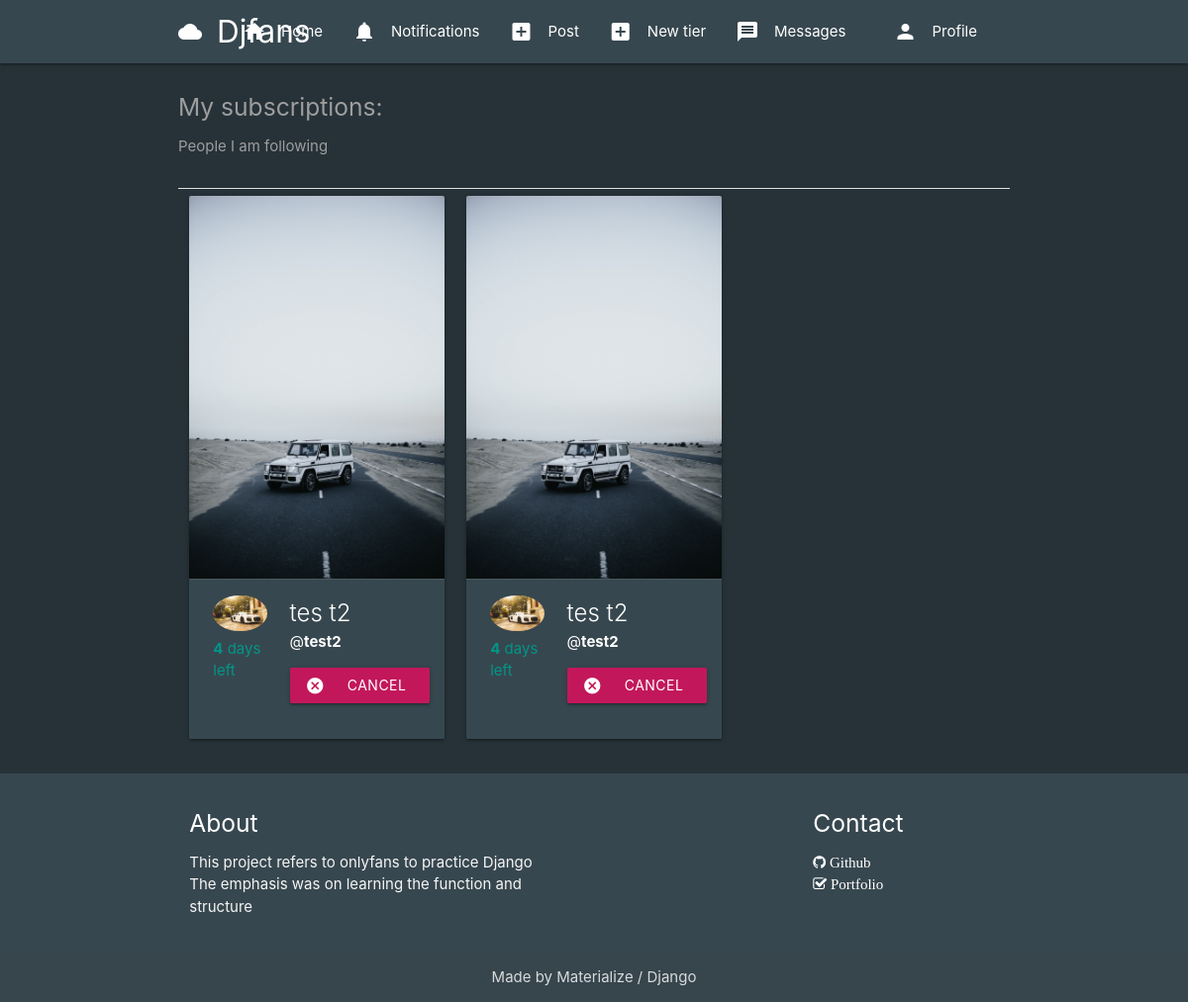
Before: /sub/myfollows/ (signed in) with the older database file.
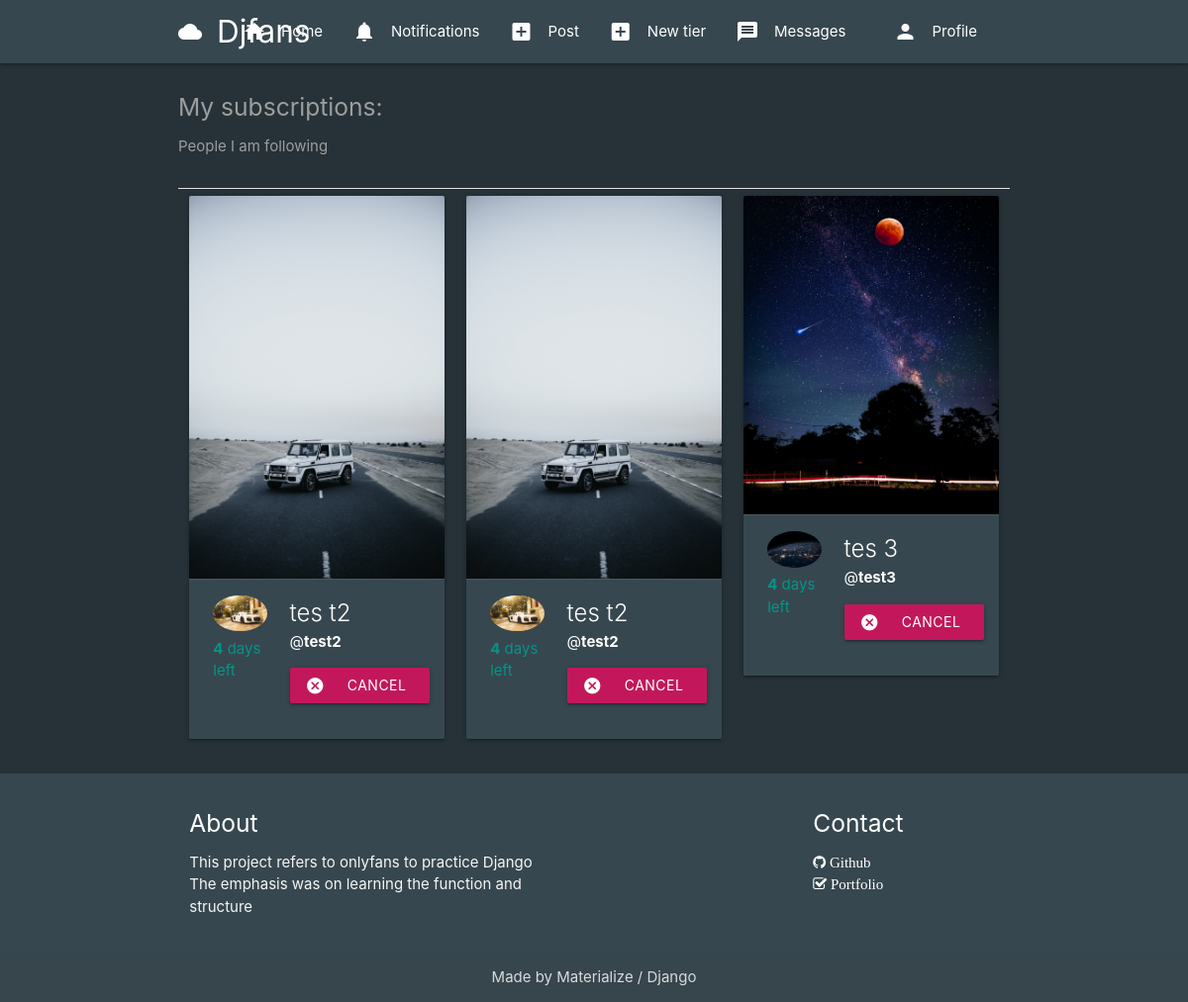
After: the same page with the newer database file.
### tier/models.py (models this page shows, shortened)
class Subscription(models.Model):
    subscriber = models.ForeignKey(
        User, on_delete=models.CASCADE, related_name='subscriber')
    subscribed = models.ForeignKey(
        User, on_delete=models.CASCADE, related_name='subscribed')
    tier = models.ForeignKey(
        Tier, on_delete=models.CASCADE, related_name='tier')
    date = models.DateTimeField(auto_now_add=True)
    expired = models.BooleanField(default=False)

### authy/models.py (models this page shows, shortened)
class Profile(models.Model):
    user = models.OneToOneField(
        User, on_delete=models.CASCADE, related_name='profile')
    location = models.CharField(max_length=50, null=True, blank=True)
    url = models.CharField(max_length=80, null=True, blank=True)
    profile_info = models.TextField(max_length=150, null=True, blank=True)
    created = models.DateField(auto_now_add=True)
    picture = models.ImageField(
        upload_to=user_directory_path_profile, blank=True, null=True, verbose_name='Picture')
    banner = models.ImageField(
        upload_to=user_directory_path_banner, blank=True, null=True, verbose_name='Banner')

### tier/views.py (the view)
# urls.py: path('myfollows/', FollowingList, name='myfollows'),
def FollowingList(request):
    my_follows = Subscription.objects.filter(subscriber=request.user)
    for follows in my_follows:
        if follows.expired != True:
            end_date = datetime.now() - timedelta(days=30)
            remaining = follows.date.replace(
                tzinfo=None) - end_date.replace(tzinfo=None)
            days_left = remaining.days
            follows.date = days_left
    context = {
        'my_follows': my_follows
    }
    return render(request, 'following_list.html', context)

### authy/views.py (called while the page is built)
def SideNavInfo(request):
    user = request.user
    nav_profile = None
    fans = None
    follows = None
    if user.is_authenticated:
        nav_profile = Profile.objects.get(user=user)
        fans = Subscription.objects.filter(subscribed=user).count()
        follows = Subscription.objects.filter(subscriber=user).count()
    return {'nav_profile': nav_profile, 'fans': fans, 'follows': follows}

### djfans/templates/following_list.html (shortened to what this page needs)
{% extends 'base.html' %}
{% load static %}
{% block content %}
<div class="section grey-text">
  <h5>My subscriptions:</h5>
  <p>People I am following</p>
</div>
<div class="divider"></div>
{% for person in my_follows %}
    <div class="col s12 m4 ">
              <div class="card blue-grey darken-3 white-text">
                <div class="card-image">
                {% if person.subscribed.profile.banner %}
                    <img src="{{ person.subscribed.profile.banner.url }}">
                  {% else %}
                    <img src="{% static 'img/no_banner.jpg' %}">
                  {% endif %}
                </div>
                <div class="card-action">
                    <div class="row">
                        <div class="col s4">
                        {% if person.subscribed.profile.picture %}
                            <img src="{{ person.subscribed.profile.picture.url }}" class="circle responsive-img">
                          {% else %}
                            <img src="{% static 'img/no_avatar.jpg' %}" class="circle responsive-img">
                          {% endif %}
                          {% if person.expired == True %}
                            <span class="red-text">Expired</span>
                          {% else %}
                            <span class="teal-text accent-4"><b>{{ person.date }}</b> days left</span>
                          {% endif %}
                        </div>
                        <div class="col s8">
                            <span class="card-title">
                                {{ person.subscribed.first_name }} {{ person.subscribed.last_name }}
                            </span>
                            <br>
                            <span>@<b>{{ person.subscribed.username }}</b></span>
                            {% if person.expired == True %}
                                <a class="waves-effect waves-light btn blue-grey lighten-1"><i class="material-icons left">autorenew</i>Renew subscription</a>
                            {% else %}
                                <a class="waves-effect waves-light btn pink darken-2"><i class="material-icons left">cancel</i>Cancel subscription</a>
                            {% endif %}
                        </div>
                    </div>
                </div>
              </div>
    </div>
{% endfor %}
{% endblock %}

### djfans/templates/base.html (shortened to what this page needs)
{% load static %}
<!DOCTYPE html>
<html lang="en">
<head>
  <link href="{% static 'css/materialize.css' %}" type="text/css" rel="stylesheet" media="screen,projection"/>
  <link href="{% static 'css/style.css' %}" type="text/css" rel="stylesheet" media="screen,projection"/>
  <link href="//maxcdn.bootstrapcdn.com/font-awesome/4.7.0/css/font-awesome.min.css" rel="stylesheet">
</head>
<body class="blue-grey darken-4">
  <header>
    <div class="blue-grey darken-3">
      <nav class="blue-grey darken-3" role="navigation">
        <div class="nav-wrapper container">
          <a href="{% url 'index' %}" class="brand-logo"><i class="material-icons">cloud</i>Djfans</a>
          <ul class="right hide-on-med-and-down">
            <li><a href="{% url 'index' %}"><i class="material-icons left">home</i>Home</a></li>
            <li><a href="{% url 'show-notifications' %}"><i class="material-icons left">notifications</i>Notifications
            </a></li>
            <li><a href="{% url 'newpost' %}"><i class="material-icons left">add_box</i>Post</a></li>
            <li><a href="{% url 'newtier' %}"><i class="material-icons left">add_box</i>New tier</a></li>
            <li><a href="{% url 'inbox' %}"><i class="material-icons left">message</i>Messages</a></li>
            <li><a href="#" data-target="slide-out" class="sidenav-trigger show-on-large"><i class="material-icons left">person</i>Profile</a></li>
          </ul>
        </div>
      </nav>
    </div>
  </header>
  <main>
    <div class="container">
      <div class="row">
        {% block content %}
        {% endblock %}
        </div>
    </div>
  </main>
  <footer class="page-footer blue-grey darken-3">
    <div class="container ">
      <div class="row ">
        <div class="col l6 s12 left-align">
          <h5 class="white-text">About</h5>
          <p class="grey-text text-lighten-4">This project refers to onlyfans to practice Django<br>
          The emphasis was on learning the function and structure
          </p>
        </div>
        <div class="col l3 s12 left-align">
        </div>
        <div class="col l3 s12 left-align">
          <h5 class="white-text">Contact</h5>
          <ul>
            <li><a href="#"><i class="fa fa-github white-text"> Github</i></a></li>
            <li><a href="#"><i class="fa fa-check-square-o white-text"> Portfolio</i></a></li>
          </ul>
        </div>
      </div>
    </div>
    <div class="footer-copyright center-align">
      <div class="container">
        Made by Materialize / Django
      </div>
    </div>
  </footer>
  </body>
</html>

Changed rows visible on the page:
added Subscription: subscribed.profile.banner (picture), subscribed.profile.picture (placeholder picture), date "4", subscribed.first_name "tes", subscribed.last_name "3", subscribed.username "test3", expired False (drawn)
